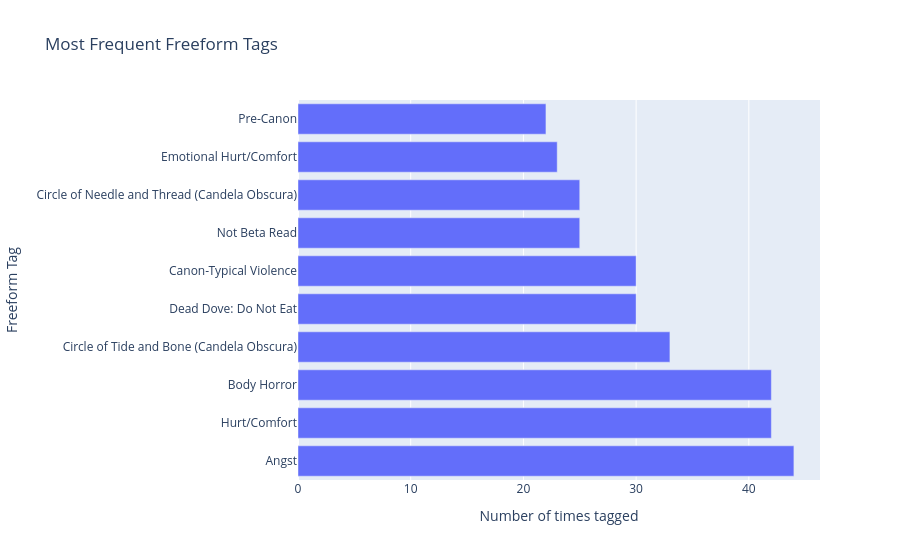

The code cell stored with this chart in its notebook:
### Code cell
# plotly bar chart
labels = {'Additional Tags':'Freeform Tag', 'count':'Number of times tagged'}
fig = px.bar(df_additional_counts[0:10], x="count", y="Additional Tags", labels=labels, title='Most Frequent Freeform Tags')
fig.show()
fig.write_html("/home/ekmys/PycharmProjects/IMT542_FinalProject_Stelter/assets/visualizations/most_common_freeform_tags.html")

### Figure 1 — Plotly figure (JSON) as saved in the notebook; plotly's stock layout.template omitted (floating-point values rounded to 4 significant figures)
{"data": [{"hovertemplate": "Number of times tagged=%{x}<br>Freeform Tag=%{y}<extra></extra>", "legendgroup": "", "marker": {"color": "#636efa", "pattern": {"shape": ""}}, "name": "", "orientation": "h", "showlegend": false, "textposition": "auto", "x": [44, 42, 42, 33, 30, 30, 25, 25, 23, 22], "xaxis": "x", "y": ["Angst", "Hurt/Comfort", "Body Horror", "Circle of Tide and Bone (Candela Obscura)", "Dead Dove: Do Not Eat", "Canon-Typical Violence", "Not Beta Read", "Circle of Needle and Thread (Candela Obscura)", "Emotional Hurt/Comfort", "Pre-Canon"], "yaxis": "y", "type": "bar"}], "layout": {"xaxis": {"anchor": "y", "domain": [0.0, 1.0], "title": {"text": "Number of times tagged"}}, "yaxis": {"anchor": "x", "domain": [0.0, 1.0], "title": {"text": "Freeform Tag"}}, "legend": {"tracegroupgap": 0}, "title": {"text": "Most Frequent Freeform Tags"}, "barmode": "relative"}}
